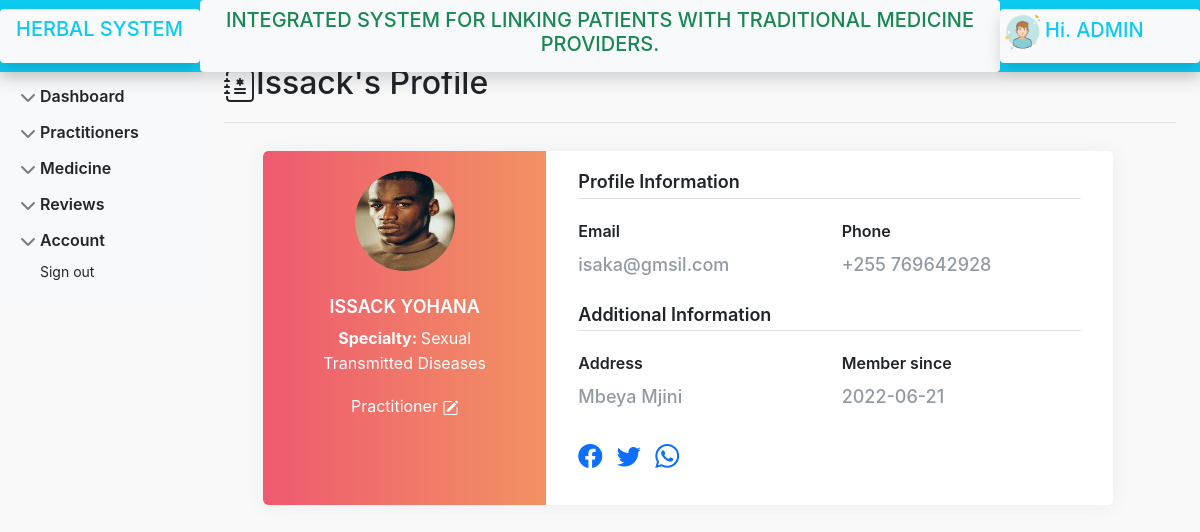
Page /admin/pr-profile.php?id=34 (signed in) on the committed database.
### tables this page shows
CREATE TABLE `practitioner` (
  `id` int(50) NOT NULL AUTO_INCREMENT,
  `fname` varchar(255) NOT NULL,
  `lname` varchar(255) NOT NULL,
  `phone` int(255) NOT NULL,
  `email` varchar(255) NOT NULL,
  `office_name` varchar(255) NOT NULL,
  `address` varchar(255) NOT NULL,
  `username` varchar(255) NOT NULL,
  `password` varchar(50) NOT NULL,
  `profile` varchar(255) NOT NULL,
  `professionality` varchar(255) NOT NULL,
  `bio` varchar(1000) NOT NULL,
  `nida` varchar(25) NOT NULL,
  `businesslicense` varchar(100) NOT NULL,
  `facebook` varchar(250) NOT NULL,
  `twitter` varchar(250) NOT NULL,
  `joined_on` date NOT NULL DEFAULT current_timestamp(),
  `is_new` int(11) NOT NULL DEFAULT 0,
  `role` varchar(50) NOT NULL DEFAULT 'user',
  `license` varchar(255) NOT NULL,
  `verified` int(11) NOT NULL DEFAULT 0,
  PRIMARY KEY (`id`)
);

### admin/pr-profile.php (the view, shortened to what this page needs)
<?php include "../includes/database.php";?>
<!doctype html>
<html lang="en">
<head>
    <link href="../../css/bootstrap.css" type="text/css" rel="stylesheet">
    <link href="../profile.css" type="text/css" rel="stylesheet">
    <link rel="stylesheet" href="https://cdn.jsdelivr.net/npm/bootstrap@5.1.3/dist/css/bootstrap.min.css"
>
    <link rel="stylesheet" href="https://cdn.jsdelivr.net/npm/bootstrap-icons@1.8.2/font/bootstrap-icons.css">
    <link href="https://cdnjs.cloudflare.com/ajax/libs/font-awesome/5.13.0/css/all.min.css" rel="stylesheet">
    <link rel="stylesheet" href="sidebar.css">
    <link rel="stylesheet" href="profile.css">
    <link rel="stylesheet" href="https://cdn.jsdelivr.net/npm/bootstrap-icons@1.8.2/font/bootstrap-icons.css">
    <link href="https://cdnjs.cloudflare.com/ajax/libs/font-awesome/5.13.0/css/all.min.css" rel="stylesheet">
</head>
<body>
<?php include '../includes/adminheader.php';?>
    <div class="container-fluid ">
        <div class="row pt-4 ">
        <?php include '../includes/adminnav.php';?>
            <main class="col-md-9 ms-sm-auto col-lg-10 px-md-4 pt-4">
                <?php
                    if(isset($_GET['id'])){
                        $id = $_GET['id'];
                        $sql = "SELECT * FROM `practitioner` WHERE `id`= '$id'";
                        $query = mysqli_query($conn,$sql);
                        $row = mysqli_fetch_assoc($query);
                            if($row == TRUE){
                                    $fname = $row['fname'];
                                    $lname = $row['lname'];
                                    $image = $row['profile'];
                                    $phone = $row['phone'];
                                    $email = $row['email'];
                                    $address = $row['address'];
                                    $uname = $row['username'];
                                    $carreer = $row['professionality'] ;
                                    $joined = $row['joined_on'];
                                    $facebook = $row['facebook'];
                                    $twitter = $row['twitter'];
                                }else{
                                    $fname=$uname=$lname=$phone=$email=$address=$carreer=$joined= "";
                                    $image = 'user.png';
                                    $error = "<b>No Profile with ID = $id Found </b>";
                                }
                            }
                        ?>
                <div
                    class="d-flex justify-content-between flex-wrap flex-md-nowrap align-items-center pt-3 pb-2 mb-3 border-bottom">
                    <h1 class="h2"><i class="bi bi-journal-medical"></i><?php echo $uname ;echo "'s"?> Profile</h1>
                </div>
                <div class="container p-0" id="page-content">
                    <div class="row container p-2 d-flex justify-content-center">
                        <div class="col-lg-11 col-md-12 p-1">
                            <div class="card user-card-full">
                                <div class="row m-l-0 m-r-0">
                                    <div class="col-sm-4 bg-c-lite-green user-profile">
                                        <div class="card-block text-center text-white">
                                            <div class="m-b-25">
                                                <img src="../upload/<?php echo $image; ?>"
                                                    class="img-radius rounded-circle" alt="User-Profile-Image"
                                                    height="100px" width="100px">
                                            </div>
                                            <h6 class="f-w-600">
                                                <?php echo strtoupper($fname);echo ' ';echo strtoupper($lname); ?></h6>
                                            <p><strong>Specialty: </strong> <?php echo $carreer; ?> </p>
                                            <p>Practitioner <i class="bi bi-pencil-square"></i>
                                            </p>
                                        </div>
                                    </div>
                                    <div class="col-sm-8">
                                        <div class="card-block">
                                            <h6 class="m-b-20 p-b-5 b-b-default f-w-600">Profile Information
                                            </h6>
                                            <div class="row">
                                                <div class="col-sm-6">
                                                    <p class="m-b-10 f-w-600">Email</p>
                                                    <h6 class="text-muted f-w-400"><?php echo $email; ?></h6>
                                                </div>
                                                <div class="col-sm-6">
                                                    <p class="m-b-10 f-w-600">Phone</p>
                                                    <h6 class="text-muted f-w-400">+255 <?php echo $phone; ?></h6>
                                                </div>
                                            </div>
                                            <h6 class="m-b-20 m-t-40 p-b-5 b-b-default f-w-600">Additional Information
                                            </h6>
                                            <div class="row">
                                                <div class="col-sm-6">
                                                    <p class="m-b-10 f-w-600">Address</p>
                                                    <h6 class="text-muted f-w-400"><?php echo $address ;?></h6>
                                                </div>
                                                <div class="col-sm-6">
                                                    <p class="m-b-10 f-w-600">Member since</p>
                                                    <h6 class="text-muted f-w-400"><?php echo $joined; ?></h6>
                                                </div>
                                            </div>
                                            <ul class="social-link list-unstyled m-t-40 m-b-10">
                                                <li><a href="https://<?php echo $facebook; ?>" data-toggle="tooltip" data-placement="bottom" title=""
                                                        data-original-title="facebook" data-abc="true"><i
                                                            class="bi bi-facebook" aria-hidden="true"></i></a></li>
                                                <li><a href="https://<?php echo $twitter; ?>" data-toggle="tooltip" data-placement="bottom" title=""
                                                        data-original-title="twitter" data-abc="true"><i
                                                            class="bi bi-twitter" aria-hidden="true"></i> </a></li>
                                                <li><a href="https://wa.me/+255<?php echo $phone; ?>" data-toggle="tooltip" data-placement="bottom" title=""
                                                        data-original-title="whatsapp" data-abc="true"><i
                                                            class="bi bi-whatsapp" aria-hidden="true"></i></a></li>
                                            </ul>
                                        </div>
                                    </div>
                                </div>
                            </div>
                        </div>
                    </div>
                </div>
            </main>
        </div>
    </div>
</body>
</html>

### admin/profile.css (style rules this page uses)
body { font-family: -apple-system, BlinkMacSystemFont, 'Segoe UI', Roboto, Oxygen, Ubuntu, Cantarell, 'Open Sans', 'Helvetica Neue', sans-serif; background-color: #f9f9fa }
.user-card-full { overflow: hidden; }
.card { border-radius: 5px; -webkit-box-shadow: 0 1px 20px 0 rgba(69,90,100,0.08); box-shadow: 0 1px 20px 0 rgba(69,90,100,0.08); border: none; margin-bottom: 30px; }
.m-r-0 { margin-right: 0px; }
.m-l-0 { margin-left: 0px; }
.user-card-full .user-profile { border-radius: 5px 0 0 5px; }
.bg-c-lite-green { background: -webkit-gradient(linear, left top, right top, from(#f29263), to(#ee5a6f)); background: linear-gradient(to right, #ee5a6f, #f29263); }
.m-b-25 { margin-bottom: 25px; }
.img-radius { border-radius: 5px; }
h6 { font-size: 18px; }
.card .card-block p { line-height: 25px; }
.card-block { padding: 1.25rem; }
.b-b-default { border-bottom: 1px solid #e0e0e0; }
.m-b-20 { margin-bottom: 20px; }
.p-b-5 { padding-bottom: 5px !important; }
.m-b-10 { margin-bottom: 10px; }
.text-muted { color: #919aa3 !important; }
.f-w-600 { font-weight: 600; }
.m-t-40 { margin-top: 20px; }
.user-card-full .social-link li { display: inline-block; }
.user-card-full .social-link li a { font-size: 24px; margin: 0 10px 0 0; -webkit-transition: all 0.3s ease-in-out; transition: all 0.3s ease-in-out; }

### admin/sidebar.css (style rules this page uses)
body { font-family: -apple-system, BlinkMacSystemFont, 'Segoe UI', Roboto, Oxygen, Ubuntu, Cantarell, 'Open Sans', 'Helvetica Neue', sans-serif; min-height: 100vh; min-height: -webkit-fill-available; }
html { height: -webkit-fill-available; }
.bi { vertical-align: -.125em; pointer-events: none; fill: currentColor; }

### rows in the picture
practitioner: username "Issack", profile (picture), fname "ISSACK", lname "YOHANA", professionality "Sexual Transmitted Diseases", email "isaka@gmsil.com", phone "769642928", address "Mbeya Mjini", joined_on "2022-06-21"

### other values in the picture
$admin "ADMIN"
